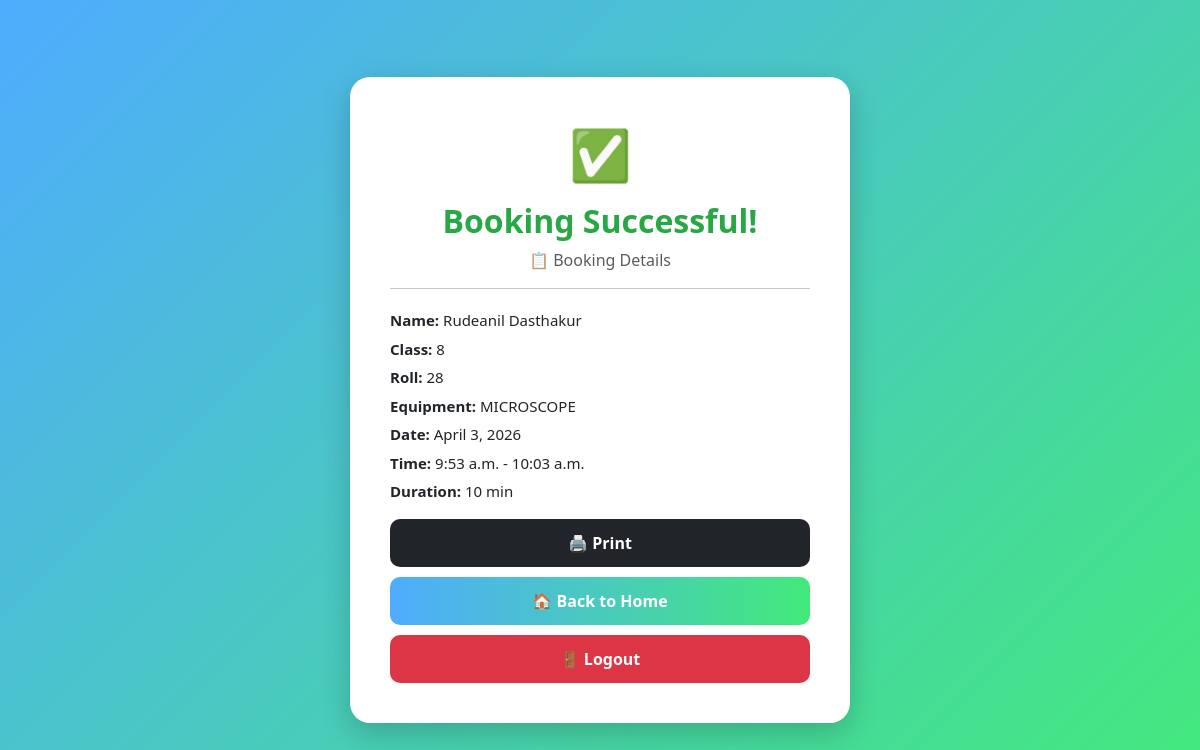
The app's page /success/42/ with its own data.
### booking/models.py (models this page shows, shortened)
class Booking(models.Model):
    equipment = models.ForeignKey(Equipment, on_delete=models.CASCADE)
    name = models.CharField(max_length=100)
    student_class = models.CharField(max_length=50)
    roll = models.CharField(max_length=20)
    pin = models.CharField(max_length=10)
    quantity = models.IntegerField(default=1)
    booking_date = models.DateField()
    booking_time = models.TimeField()
    duration = models.IntegerField(default=60)
    purpose = models.TextField(blank=True, null=True)
    booked_at = models.DateTimeField(default=timezone.now)
    @property
    def end_time(self):
        from datetime import datetime, timedelta
        start = datetime.combine(self.booking_date, self.booking_time)
        end = start + timedelta(minutes=self.duration)
        return end.time()
    @property
    def duration_display(self):
        hours = self.duration // 60
        minutes = self.duration % 60
        if hours and minutes:
            return f"{hours} hour {minutes} min"
        elif hours:
            return f"{hours} hour"
        else:
            return f"{minutes} min"
    class Meta:
        ordering = ['-booking_date', '-booking_time']

class Equipment(models.Model):
    CATEGORY_CHOICES = [
        ('physics', 'Physics'),
        ('chemistry', 'Chemistry'),
        ('biology', 'Biology'),
        ('computer', 'Computer'),
        ('geography', 'Geography'),
    ]
    name = models.CharField(max_length=100)
    quantity = models.IntegerField()
    available = models.IntegerField(blank=True, null=True)
    category = models.CharField(
        max_length=20,
        choices=CATEGORY_CHOICES,
        default='physics'
    )

### booking/views.py (the view)
# urls.py: path('success/<int:booking_id>/', views.booking_success, name='booking_success'),
def booking_success(request, booking_id):
    booking = Booking.objects.get(id=booking_id)
    return render(request, 'success.html', {'booking': booking})

### booking/templates/success.html (shortened to what this page needs)
<!DOCTYPE html>
<html>
<head>
    <link href="https://cdn.jsdelivr.net/npm/bootstrap@5.3.0/dist/css/bootstrap.min.css" rel="stylesheet">
</head>
<body>
<div class="success-card">
    <div class="success-icon">✅</div>
    <h2 class="title">Booking Successful!</h2>
    <p class="text-muted">📋 Booking Details</p>
    <hr>
    <div class="details">
        <p><b>Name:</b> {{ booking.name }}</p>
        <p><b>Class:</b> {{ booking.student_class }}</p>
        <p><b>Roll:</b> {{ booking.roll }}</p>
        <p><b>Equipment:</b> {{ booking.equipment.name }}</p>
        <p><b>Date:</b> {{ booking.booking_date }}</p>
        <p><b>Time:</b> {{ booking.booking_time }} - {{ booking.end_time }}</p>
        <p><b>Duration:</b> {{ booking.duration_display }}</p>
    </div>
    <button onclick="window.print()" class="btn btn-print btn-custom w-100 no-print">
        🖨️ Print
    </button>
    <a href="/home/" class="btn btn-home btn-custom w-100 no-print">
        🏠 Back to Home
    </a>
    <a href="{% url 'logout' %}" class="btn btn-logout btn-custom w-100 no-print">
        🚪 Logout
    </a>
</div>
</body>
</html>

### booking/templates/success.html (style rules this page uses)
body { background: linear-gradient(135deg, #4facfe, #43e97b); min-height: 100vh; display: flex; align-items: center; justify-content: center; }
.success-card { background: #ffffff; border-radius: 20px; padding: 40px; width: 100%; max-width: 500px; box-shadow: 0 10px 30px rgba(0,0,0,0.2); text-align: center; animation: fadeIn 0.6s ease-in-out; }
.success-icon { font-size: 50px; color: #28a745; }
.title { font-weight: bold; margin-top: 10px; color: #28a745; }
.details { text-align: left; margin-top: 20px; }
.details p { margin: 6px 0; font-size: 15px; }
.btn-custom { margin-top: 10px; padding: 12px; border-radius: 10px; font-weight: bold; transition: 0.3s; }
.btn-home { background: linear-gradient(90deg, #4facfe, #43e97b); border: none; color: white; }
.btn-print { background: #212529; color: white; border: none; }
.btn-logout { background: #dc3545; color: white; border: none; }

### records on screen
Booking: name "Rudeanil Dasthakur", student_class "8", roll "28", equipment.name "MICROSCOPE", booking_date "April 3, 2026", booking_time "9:53 a.m.", end_time "10:03 a.m.", duration_display "10 min"
